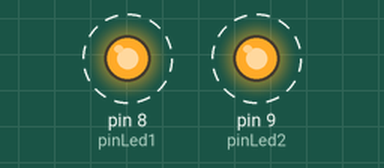
This sketch was run on a simulated Arduino Uno, built with avr-gcc and run on an emulated ATmega328P. Parts: output pins drawn as LEDs (lit = HIGH). Dashed ring = blinking.

Above: at 0.2 s.
Timing chart, 0 to 3.0 s (numbered marks = the images above):
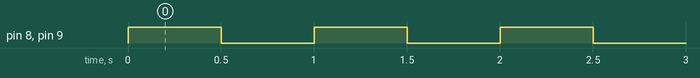

The sketch:

do-while.ino
```cpp
int x = 5;

int pinLed1 = 8;
int pinLed2 = 9;

void setup() {

pinMode(pinLed1,OUTPUT);
pinMode(pinLed2,OUTPUT);

}

void loop() {

for( x ; x > 0 ; x-- ){//for(variable ; condición ; cambio de la condición)

  digitalWrite(pinLed1,HIGH);
  digitalWrite(pinLed2,HIGH);
  delay(500);
  digitalWrite(pinLed1,LOW);
  digitalWrite(pinLed2,LOW);
  delay(500);

}

}
```

Measured:
- by itself, pin 8 (pinLed1), pin 9 (pinLed2): alternates HIGH for 0.50 s and LOW for 0.50 s, 10 changes in all, then stays LOW
